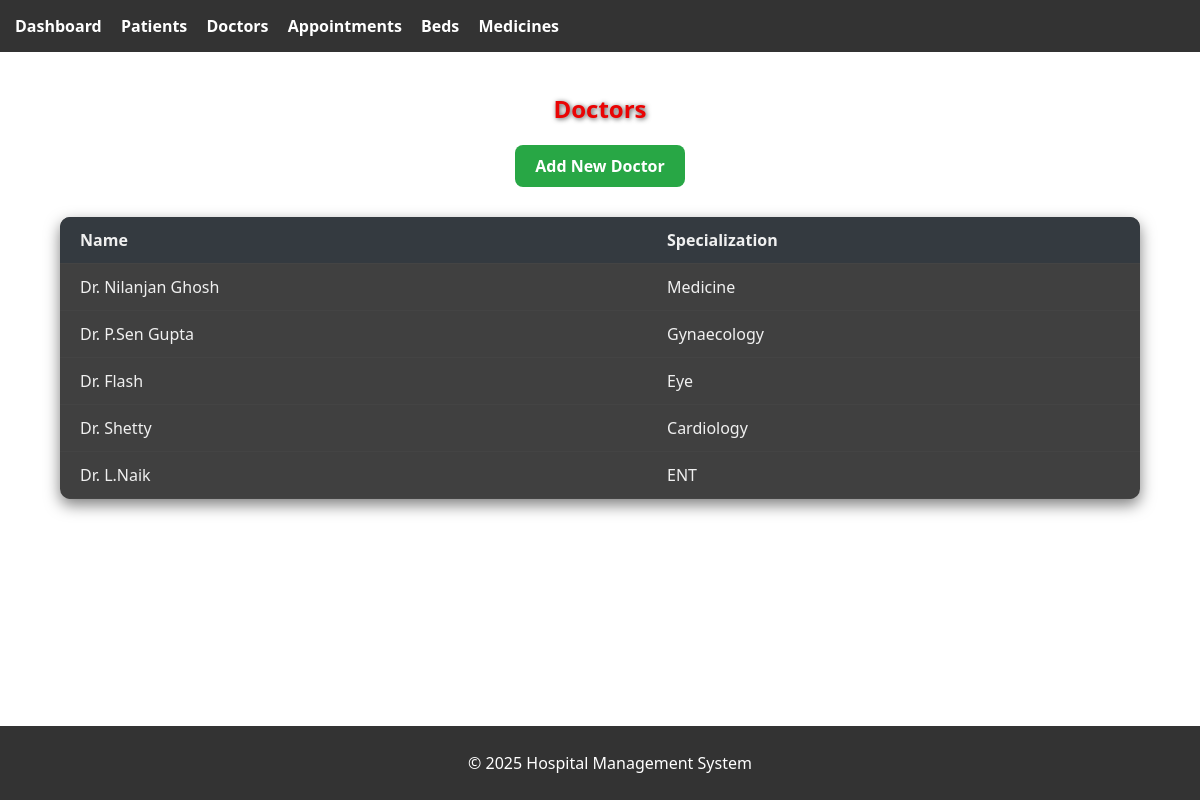
The page /view_doctors (signed in) on the database its author committed.
### hospital_app/models.py (models this page shows)
class Doctor(db.Model):
    id = db.Column(db.Integer, primary_key=True)
    name = db.Column(db.String(100), nullable=False)
    specialization = db.Column(db.String(100), nullable=False)
    appointments = db.relationship('Appointment', backref='doctor', lazy=True)

### hospital_app/app.py (the view)
@app.route('/view_doctors')
def view_doctors():
    if not is_admin():
        return redirect(url_for('index'))
    doctors = Doctor.query.all()
    return render_template('view_doctors.html', doctors=doctors)

### hospital_app/app.py (called while the page is built)
def is_admin():
    return 'role' in session and session['role'] == 'admin'

### hospital_app/templates/view_doctors.html (shortened to what this page needs)
{% extends 'base.html' %}
{% block content %}
  <h2>Doctors</h2>
  <a href="{{ url_for('add_doctor') }}" class="btn btn-success">Add New Doctor</a>
  <table class="table mt-3">
    <thead>
      <tr>
        <th>Name</th>
        <th>Specialization</th>
      </tr>
    </thead>
    <tbody>
      {% for doctor in doctors %}
        <tr>
          <td>{{ doctor.name }}</td>
          <td>{{ doctor.specialization }}</td>
        </tr>
      {% endfor %}
    </tbody>
  </table>
{% endblock %}

### hospital_app/static/style.css (style rules this page uses)
body { font-family: Arial, sans-serif; margin: 0; padding: 0; }

### hospital_app/templates/view_doctors.html (style rules this page uses)
body { margin: 0; font-family: 'Segoe UI', Tahoma, Geneva, Verdana, sans-serif; background-image: url('https://images.unsplash.com/photo-1588776814440-b7c940b7f3ff?auto=format&fit=crop&w=1740&q=80'); background-size: cover; background-position: center; background-attachment: fixed; color: #c09191; }
h2 { text-align: center; margin-top: 40px; color: #ea0404; text-shadow: 1px 1px 5px rgba(0, 0, 0, 0.7); }
.btn-success { display: block; width: fit-content; margin: 20px auto; padding: 10px 20px; background-color: #28a745; color: white; text-decoration: none; border-radius: 8px; font-weight: bold; text-align: center; transition: background-color 0.3s ease, transform 0.2s ease; }
.table { width: 90%; margin: 0 auto 60px auto; border-collapse: collapse; background-color: rgba(0, 0, 0, 0.75); border-radius: 10px; overflow: hidden; box-shadow: 0 6px 15px rgba(0, 0, 0, 0.5); }
.table th, .table td { padding: 12px 20px; text-align: left; border-bottom: 1px solid #444; color: #f0f0f0; }
.table th { background-color: #343a40; }
.mt-3 { margin-top: 30px; }

### rows shown on the page
Doctor: name "Dr. Nilanjan Ghosh", specialization "Medicine"
Doctor: name "Dr. P.Sen Gupta", specialization "Gynaecology"
Doctor: name "Dr. Flash", specialization "Eye"
Doctor: name "Dr. Shetty", specialization "Cardiology"
Doctor: name "Dr. L.Naik", specialization "ENT"
